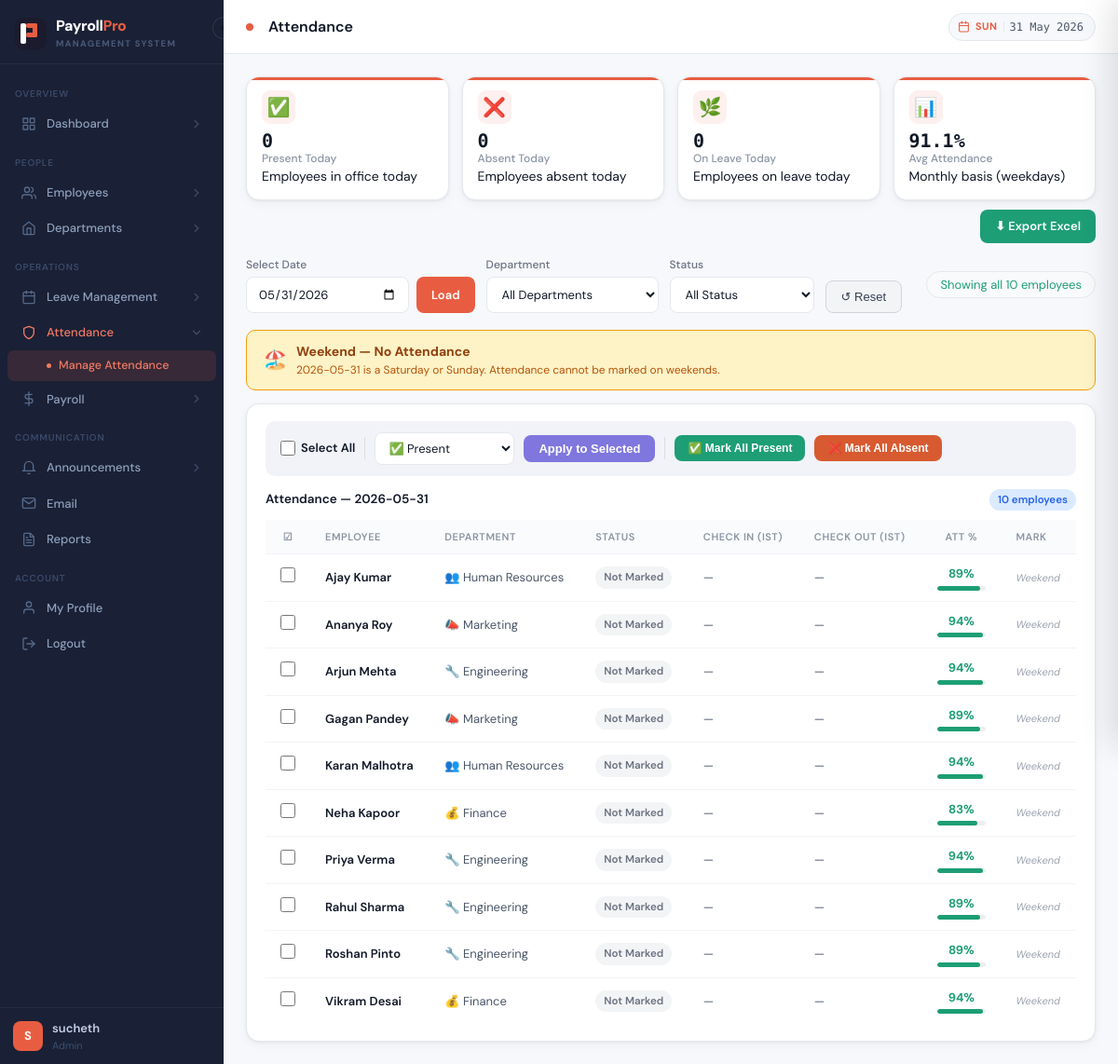
The app's page /attendance (signed in) with its own data.
### tables this page shows
CREATE TABLE employees (
        employee_id INTEGER PRIMARY KEY AUTOINCREMENT,
        name TEXT NOT NULL, email TEXT UNIQUE, phone TEXT,
        position TEXT, department_id INTEGER, base_salary REAL DEFAULT 0,
        join_date TEXT, status TEXT DEFAULT 'Active',
        profile_pic TEXT DEFAULT 'default.png'
    , gender TEXT DEFAULT '', experience_years INTEGER DEFAULT 0);

CREATE TABLE departments (
        department_id INTEGER PRIMARY KEY AUTOINCREMENT,
        dept_name TEXT NOT NULL UNIQUE, manager TEXT
    );

### app.py (the view)
@app.route("/attendance")
@login_required
def attendance():
    date_str = request.args.get("date", str(datetime.date.today()))
    today    = datetime.date.today()
    conn     = get_connection()
    records = conn.execute("""
        SELECT e.employee_id, e.name, d.dept_name,
               COALESCE(a.status,'—') as status,
               COALESCE(a.check_in,'—') as check_in,
               COALESCE(a.check_out,'—') as check_out
        FROM employees e
        JOIN departments d ON e.department_id=d.department_id
        LEFT JOIN attendance a ON a.employee_id=e.employee_id AND a.date=?
        WHERE e.status='Active' ORDER BY e.name
    """, (date_str,)).fetchall()
    today_str = str(today)
    present_today = conn.execute(
        "SELECT COUNT(DISTINCT employee_id) FROM attendance WHERE date=? AND status='Present'",
        (today_str,)).fetchone()[0]
    absent_today  = conn.execute(
        "SELECT COUNT(DISTINCT employee_id) FROM attendance WHERE date=? AND status='Absent'",
        (today_str,)).fetchone()[0]
    leave_today   = conn.execute(
        "SELECT COUNT(DISTINCT employee_id) FROM attendance WHERE date=? AND status='Leave'",
        (today_str,)).fetchone()[0]
    monthly = conn.execute("""
        SELECT status, COUNT(*) as cnt FROM attendance
        WHERE strftime('%m',date)=? AND strftime('%Y',date)=?
          AND CAST(strftime('%w', date) AS INTEGER) NOT IN (0, 6)
        GROUP BY status
    """, (f"{today.month:02d}", str(today.year))).fetchall()
    monthly_dict = {r["status"]: r["cnt"] for r in monthly}
    m_present = monthly_dict.get("Present", 0)
    m_absent  = monthly_dict.get("Absent",  0)
    m_leave   = monthly_dict.get("Leave",   0)
    m_total   = m_present + m_absent + m_leave
    att_pct   = round((m_present / m_total * 100), 1) if m_total else 0
    weekday_total = conn.execute("""
        SELECT COUNT(*) FROM attendance
        WHERE strftime('%m',date)=? AND strftime('%Y',date)=?
          AND CAST(strftime('%w', date) AS INTEGER) NOT IN (0, 6)
    """, (f"{today.month:02d}", str(today.year))).fetchone()[0]
    monthly_stats = {
        "present":       present_today,
        "absent":        absent_today,
        "on_leave":      leave_today,
        "att_pct":       att_pct,
        "total":         weekday_total,
    }
    emp_stats = {}
    rows = conn.execute("""
        SELECT employee_id,
               SUM(CASE WHEN status='Present' THEN 1 ELSE 0 END) as present,
               COUNT(*) as total
        FROM attendance
        WHERE strftime('%m',date)=? AND strftime('%Y',date)=?
          AND CAST(strftime('%w', date) AS INTEGER) NOT IN (0, 6)
        GROUP BY employee_id
    """, (f"{today.month:02d}", str(today.year))).fetchall()
    for r in rows:
        pct = round((r["present"] / r["total"] * 100), 0) if r["total"] else 0
        emp_stats[r["employee_id"]] = {"present": r["present"], "total": r["total"], "pct": int(pct)}
    try:
        selected_date = datetime.date.fromisoformat(date_str)
    except ValueError:
        selected_date = today
    is_weekend  = selected_date.weekday() >= 5      # Sat=5, Sun=6
    is_future   = selected_date > today
    conn.close()
    return render_template("attendance.html", records=records, date_str=date_str,
                           monthly=json.dumps([dict(r) for r in monthly]),
                           monthly_stats=monthly_stats, emp_stats=emp_stats,
                           is_weekend=is_weekend, is_future=is_future)

### templates/attendance.html (shortened to what this page needs)
{% extends "base.html" %}
{% block page_title %}Attendance{% endblock %}
{% block content %}
<div style="display:grid;grid-template-columns:repeat(4,1fr);gap:14px;margin-bottom:18px;">
  <div class="stat-card stat-green" style="padding:14px 16px;">
    <div class="stat-icon" style="font-size:20px;">✅</div>
    <div class="stat-body">
      <div class="stat-value" style="font-size:20px;">{{ monthly_stats.present }}</div>
      <div class="stat-label">Present Today</div><div class="stat-sublabel">Employees in office today</div>
    </div>
  </div>
  <div class="stat-card stat-red" style="padding:14px 16px;">
    <div class="stat-icon" style="font-size:20px;">❌</div>
    <div class="stat-body">
      <div class="stat-value" style="font-size:20px;">{{ monthly_stats.absent }}</div>
      <div class="stat-label">Absent Today</div><div class="stat-sublabel">Employees absent today</div>
    </div>
  </div>
  <div class="stat-card stat-orange" style="padding:14px 16px;">
    <div class="stat-icon" style="font-size:20px;">🌿</div>
    <div class="stat-body">
      <div class="stat-value" style="font-size:20px;">{{ monthly_stats.on_leave }}</div>
      <div class="stat-label">On Leave Today</div><div class="stat-sublabel">Employees on leave today</div>
    </div>
  </div>
  <div class="stat-card stat-purple" style="padding:14px 16px;">
    <div class="stat-icon" style="font-size:20px;">📊</div>
    <div class="stat-body">
      <div class="stat-value" style="font-size:20px;">{{ monthly_stats.att_pct }}%</div>
      <div class="stat-label">Avg Attendance</div><div class="stat-sublabel">Monthly basis (weekdays)</div>
    </div>
  </div>
</div>
{% if session.role in ('admin','hr') %}
<div style="display:flex;justify-content:flex-end;margin:-8px 0 14px;">
  <a id="exportBtn"
     href="{{ url_for('attendance_export_excel', month=now.month, year=now.year) }}"
     class="btn btn-primary"
     style="background:#1D9E75;font-size:13px;padding:8px 16px;">
    ⬇ Export Excel
  </a>
</div>
{% endif %}
<div class="filter-bar" style="display:flex;gap:12px;align-items:flex-end;flex-wrap:wrap;margin-bottom:18px;">
  <div>
    <label style="font-size:12px;color:#6b7280;display:block;margin-bottom:4px;font-weight:500;">Select Date</label>
    <form method="GET" style="display:flex;gap:8px;margin:0;" id="dateForm">
      <input type="date" name="date" id="dateInput" value="{{ date_str }}" class="form-input" style="width:175px;">
      <button type="submit" class="btn btn-primary">Load</button>
    </form>
  </div>
  <div>
    <label style="font-size:12px;color:#6b7280;display:block;margin-bottom:4px;font-weight:500;">Department</label>
    <select id="filterDept" class="form-input" style="width:185px;" onchange="applyFilters()">
      <option value="">All Departments</option>
      {% set seen_depts = [] %}
    </select>
  </div>
  <div>
    <label style="font-size:12px;color:#6b7280;display:block;margin-bottom:4px;font-weight:500;">Status</label>
    <select id="filterStatus" class="form-input" style="width:155px;" onchange="applyFilters()">
      <option value="">All Status</option>
    </select>
  </div>
  <div>
    <button onclick="resetFilters()"
      style="padding:9px 16px;background:#f3f4f6;color:#374151;border:1px solid #d1d5db;border-radius:8px;cursor:pointer;font-size:13px;font-weight:500;">
      ↺ Reset
    </button>
  </div>
  <div style="margin-left:auto;align-self:center;">
    <span id="filterCount" style="font-size:13px;color:#6b7280;background:#f9fafb;border:1px solid #e5e7eb;border-radius:20px;padding:5px 14px;">
    </span>
  </div>
</div>
{% if is_weekend %}
<div style="background:#fef3c7;border:1px solid #f59e0b;border-radius:10px;padding:12px 18px;margin-bottom:14px;display:flex;align-items:center;gap:10px;">
  <span style="font-size:20px;">🏖️</span>
  <div>
    <strong style="color:#92400e;">Weekend — No Attendance</strong>
    <div style="font-size:12px;color:#b45309;">{{ date_str }} is a Saturday or Sunday. Attendance cannot be marked on weekends.</div>
  </div>
</div>
{% endif %}
<div class="chart-card" style="margin-bottom:0;">
    {% if session.role in ('admin','hr') %}
    <div style="background:#F2F3F8;border-radius:10px;padding:12px 16px;margin-bottom:14px;display:flex;gap:10px;align-items:center;flex-wrap:wrap;">
      <label style="display:flex;align-items:center;gap:6px;font-size:13px;font-weight:600;cursor:pointer;white-space:nowrap;">
        <input type="checkbox" id="selectAll" onchange="toggleSelectAll(this)"
               style="width:16px;height:16px;accent-color:#7F77DD;cursor:pointer;">
        Select All
      </label>
      <select id="bulkStatusSel" class="form-input" style="width:150px;padding:7px 10px;font-size:13px;">
        <option value="Present">✅ Present</option>
      </select>
      <button onclick="applyToSelected()"
        style="padding:7px 16px;background:#7F77DD;color:#fff;border:none;border-radius:8px;font-size:13px;font-weight:600;cursor:pointer;">
        Apply to Selected
      </button>
      <button onclick="markAll('Present')"
        style="padding:7px 14px;background:#1D9E75;color:#fff;border:none;border-radius:8px;font-size:12px;font-weight:600;cursor:pointer;white-space:nowrap;">
        ✅ Mark All Present
      </button>
      <button onclick="markAll('Absent')"
        style="padding:7px 14px;background:#D85A30;color:#fff;border:none;border-radius:8px;font-size:12px;font-weight:600;cursor:pointer;white-space:nowrap;">
        ❌ Mark All Absent
      </button>
    </div>
    {% endif %}
    <div class="chart-header" style="margin-bottom:10px;">
      <h3>Attendance — {{ date_str }}</h3>
      <span class="badge badge-blue">{{ records|length }} employees</span>
    </div>
    <div style="overflow-x:auto;">
    <table class="data-table" id="attTable" style="min-width:600px;">
      <thead>
        <tr>
          {% if session.role in ('admin','hr') %}
          <th style="width:40px;text-align:center;">☑</th>
          {% endif %}
          <th>Employee</th>
          <th>Department</th>
          <th>Status</th>
          <th>Check In (IST)</th>
          <th>Check Out (IST)</th>
          <th style="text-align:center;">Att %</th>
          {% if session.role in ('admin','hr') %}<th>Mark</th>{% endif %}
        </tr>
      </thead>
      <tbody id="attTableBody">
        {% for r in records %}
        {% set es = emp_stats.get(r.employee_id, {}) %}
        {% set pct = es.get('pct', 0) %}
        <tr data-dept="{{ r.dept_name }}" data-status="{{ 'Not Marked' if (not r.status or r.status == '—') else r.status }}">
          {% if session.role in ('admin','hr') %}
          <td style="text-align:center;">
            <input type="checkbox" class="emp-check" value="{{ r.employee_id }}"
                   onchange="updateSelectedCount()"
                   style="width:16px;height:16px;accent-color:#7F77DD;cursor:pointer;">
          </td>
          {% endif %}
          <td><strong>{{ r.name }}</strong></td>
          <td>
            <span style="display:inline-flex;align-items:center;gap:5px;font-size:13px;">
              {% if r.dept_name == 'Engineering' %}🔧
              {% elif r.dept_name == 'Human Resources' %}👥
              {% elif r.dept_name == 'Finance' %}💰
              {% elif r.dept_name == 'Marketing' %}📣
              {% else %}🏢{% endif %}
              {{ r.dept_name }}
            </span>
          </td>
          <td>
            <span class="badge badge-{{ 'green' if r.status=='Present' else ('red' if r.status=='Absent' else ('orange' if r.status=='Leave' else 'grey')) }}">
              {{ r.status if r.status != '—' else 'Not Marked' }}
            </span>
          </td>
          <td style="font-size:13px;">
            {% if r.check_in and r.check_in != '—' %}
              {% set parts = r.check_in.split(':') %}
              {% set h = parts[0]|int %}
              {% set m = parts[1] %}
              {% set period = 'AM' if h < 12 else 'PM' %}
              {% set h12 = h % 12 %}
              {% set h12 = 12 if h12 == 0 else h12 %}
              <span style="color:#166534;font-weight:500;">{{ '%02d'|format(h12) }}:{{ m }} {{ period }} IST</span>
            {% else %}—{% endif %}
          </td>
          <td style="font-size:13px;">
            {% if r.check_out and r.check_out != '—' %}
              {% set parts = r.check_out.split(':') %}
              {% set h = parts[0]|int %}
              {% set m = parts[1] %}
              {% set period = 'AM' if h < 12 else 'PM' %}
              {% set h12 = h % 12 %}
              {% set h12 = 12 if h12 == 0 else h12 %}
              <span style="color:#991b1b;font-weight:500;">{{ '%02d'|format(h12) }}:{{ m }} {{ period }} IST</span>
            {% else %}—{% endif %}
          </td>
          <td style="text-align:center;">
            {% if pct > 0 %}
            <div style="display:flex;flex-direction:column;align-items:center;gap:3px;">
              <span style="font-size:13px;font-weight:700;color:{% if pct >= 75 %}#1D9E75{% elif pct >= 50 %}#BA7517{% else %}#D85A30{% endif %};">
                {{ pct }}%
              </span>
              <div style="width:52px;height:5px;background:#eee;border-radius:4px;overflow:hidden;">
                <div style="height:100%;width:{{ pct }}%;background:{% if pct >= 75 %}#1D9E75{% elif pct >= 50 %}#BA7517{% else %}#D85A30{% endif %};border-radius:4px;"></div>
              </div>
            </div>
            {% else %}
            <span style="color:#ccc;font-size:12px;">—</span>
            {% endif %}
          </td>
          {% if session.role in ('admin','hr') %}
          <td>
            <div style="display:flex;gap:4px;">
              {% if is_weekend or is_future %}
                <span style="font-size:11px;color:#9ca3af;font-style:italic;">
                  {{ 'Weekend' if is_weekend else 'Future' }}
                </span>
              {% endif %}
            </div>
          </td>
          {% endif %}
        </tr>
        {% endfor %}
      </tbody>
    </table>
    </div>
{% endblock %}

### records on screen
employees: name "Ajay Kumar", dept_name "Human Resources", status "Not Marked", pct "89", value "Weekend"
employees: name "Ananya Roy", dept_name "Marketing", status "Not Marked", pct "94", value "Weekend"
employees: name "Arjun Mehta", dept_name "Engineering", status "Not Marked", pct "94", value "Weekend"
employees: name "Gagan Pandey", dept_name "Marketing", status "Not Marked", pct "89", value "Weekend"
employees: name "Karan Malhotra", dept_name "Human Resources", status "Not Marked", pct "94", value "Weekend"
employees: name "Neha Kapoor", dept_name "Finance", status "Not Marked", pct "83", value "Weekend"
employees: name "Priya Verma", dept_name "Engineering", status "Not Marked", pct "94", value "Weekend"
employees: name "Rahul Sharma", dept_name "Engineering", status "Not Marked", pct "89", value "Weekend"
employees: name "Roshan Pinto", dept_name "Engineering", status "Not Marked", pct "89", value "Weekend"
employees: name "Vikram Desai", dept_name "Finance", status "Not Marked", pct "94", value "Weekend"

### other values on screen
{{ session.username[0].upper() if session.username else 'U' }} "S"
{{ session.username }} "sucheth"
{{ session.role | capitalize }} "Admin"
{{ monthly_stats.present }} "0"
{{ monthly_stats.absent }} "0"
{{ monthly_stats.on_leave }} "0"
{{ monthly_stats.att_pct }} "91.1"
{{ date_str }} "2026-05-31"
{{ records|length }} "10"
